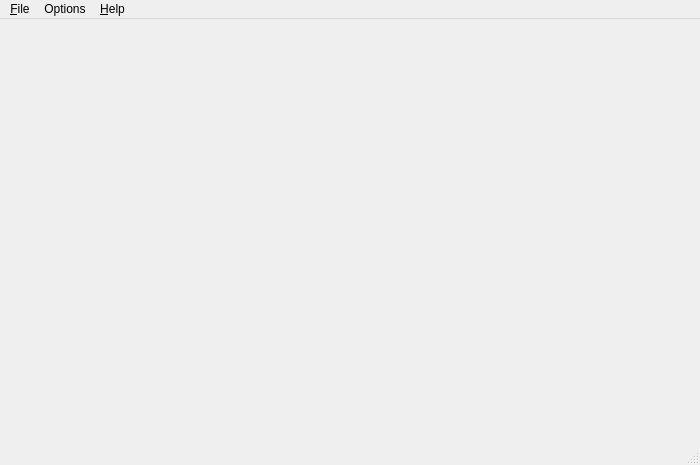
<?xml version="1.0" encoding="UTF-8"?>
<ui version="4.0">
 <class>MainWindow</class>
 <widget class="QMainWindow" name="MainWindow">
  <property name="geometry">
   <rect>
    <x>0</x>
    <y>0</y>
    <width>700</width>
    <height>465</height>
   </rect>
  </property>
  <property name="windowTitle">
   <string>MainWindow</string>
  </property>
  <property name="windowIcon">
   <iconset resource="../SerialPortIcons.qrc">
    <normaloff>:/res/images/serial_port_icon.png</normaloff>:/res/images/serial_port_icon.png</iconset>
  </property>
  <widget class="QWidget" name="centralwidget"/>
  <widget class="QMenuBar" name="menubar">
   <property name="geometry">
    <rect>
     <x>0</x>
     <y>0</y>
     <width>700</width>
     <height>21</height>
    </rect>
   </property>
   <widget class="QMenu" name="menuFile">
    <property name="title">
     <string>&amp;File</string>
    </property>
    <addaction name="actionLoad_Sequence"/>
    <addaction name="actionSave_Sequence"/>
    <addaction name="actionSave_Sequence_As"/>
    <addaction name="actionView_Log"/>
    <addaction name="actionExit"/>
   </widget>
   <widget class="QMenu" name="menuHelp">
    <property name="title">
     <string>&amp;Help</string>
    </property>
    <addaction name="actionAbout"/>
    <addaction name="actionAbout_Qt"/>
   </widget>
   <widget class="QMenu" name="menuOptions">
    <property name="title">
     <string>Options</string>
    </property>
    <addaction name="actionSet_Global_Values"/>
    <addaction name="actionKeep_Edits_Automatically"/>
   </widget>
   <addaction name="menuFile"/>
   <addaction name="menuOptions"/>
   <addaction name="menuHelp"/>
  </widget>
  <widget class="QStatusBar" name="statusbar"/>
  <action name="actionAbout">
   <property name="text">
    <string>&amp;About</string>
   </property>
  </action>
  <action name="actionView_Log">
   <property name="checkable">
    <bool>true</bool>
   </property>
   <property name="text">
    <string>View &amp;Log</string>
   </property>
   <property name="shortcut">
    <string>Ctrl+L</string>
   </property>
  </action>
  <action name="actionExit">
   <property name="text">
    <string>E&amp;xit</string>
   </property>
  </action>
  <action name="actionAbout_Qt">
   <property name="text">
    <string>About &amp;Qt</string>
   </property>
  </action>
  <action name="actionLoad_Sequence">
   <property name="text">
    <string>&amp;Open Sequence</string>
   </property>
   <property name="toolTip">
    <string>Load a perviously saved sequence from a *.SER or *.SERVO file</string>
   </property>
   <property name="shortcut">
    <string>Ctrl+O</string>
   </property>
  </action>
  <action name="actionSave_Sequence">
   <property name="text">
    <string>Save Sequence</string>
   </property>
   <property name="toolTip">
    <string>Save current sequence</string>
   </property>
   <property name="shortcut">
    <string>Ctrl+S</string>
   </property>
  </action>
  <action name="actionSave_Sequence_As">
   <property name="text">
    <string>Save Sequence As</string>
   </property>
  </action>
  <action name="actionSet_Global_Values">
   <property name="text">
    <string>Set Global Values</string>
   </property>
  </action>
  <action name="actionKeep_Edits_Automatically">
   <property name="checkable">
    <bool>true</bool>
   </property>
   <property name="text">
    <string>Keep Edits Automatically</string>
   </property>
  </action>
 </widget>
 <resources>
  <include location="../SerialPortIcons.qrc"/>
 </resources>
 <connections/>
</ui>
